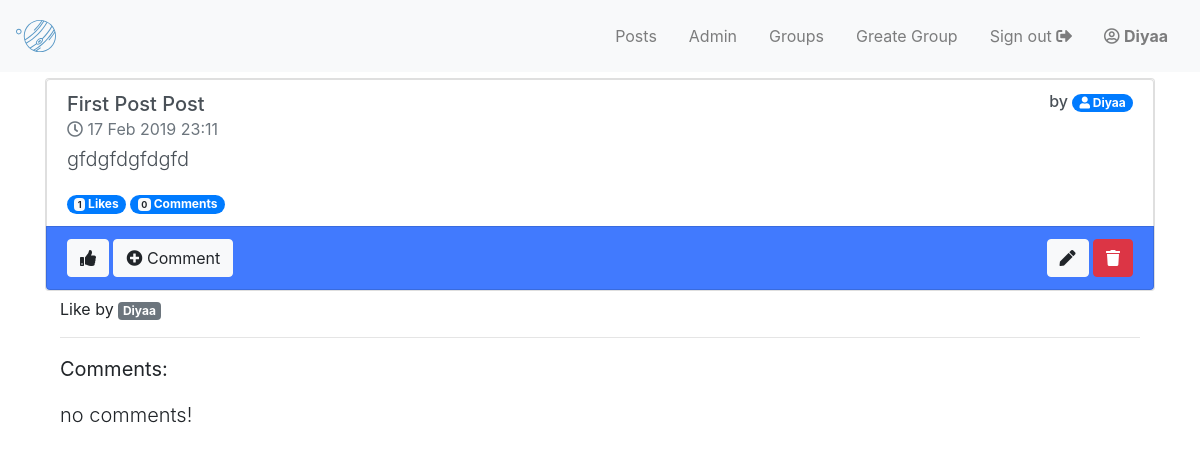
Screenshot of /post/13/ (signed in) with the database file from the repository.
### post/models.py (models this page shows, shortened)
class Post(models.Model):
    user = models.ForeignKey(User, related_name='post_user', on_delete=models.CASCADE)
    group = models.ForeignKey(Group, related_name="post_group", on_delete=models.CASCADE)
    title = models.CharField(max_length=255, unique=True)
    content = models.TextField()
    created_at = models.DateTimeField(auto_now=True)
    like = models.ManyToManyField(User, through="Like")
    def post_comments(self):
        return self.comments.filter(post__id=self.pk) # comments comes from related_name inside Comment Model
    class Meta:
        ordering = ["-created_at"]

class Like(models.Model):
    post = models.ForeignKey(
        Post, related_name="post_who_got_like", on_delete=models.CASCADE)
    user = models.ForeignKey(
        User, related_name='user_who_give_like', on_delete=models.CASCADE)
    num_of_like = models.PositiveIntegerField(default=0)
    class Meta:
        permissions = (
           ("add_like_to_post", "Can add like to post"),
           ("remove_like", "Can remove like from post"),
       )

### post/views.py (the view)
class PostDetail(LoginRequiredMixin, generic.DetailView):
    model = Post
    queryset = Post.objects.all()
    def get_context_data(self, **kwargs):
        context = super(PostDetail, self).get_context_data(**kwargs)
        context['interacting_users'] = Like.objects.filter(
            post__id=self.kwargs.get("pk")).order_by('user__username')
        return context

### post/templates/post/post_detail.html
{% extends "base.html" %}
{% block content %}
<div class="card">
  <ul class="list-group">
    <a href="{% url 'post:post_detail' post.pk %}" class="list-group-item list-group-item-action flex-column align-items-start ">
      <div class="d-flex w-100 justify-content-between">
        <h5 class="mb-1">{{ post.title|title }} Post</strong> <br><small class="text-muted"><i class="far fa-clock"></i> {{ post.created_at|date:"d M Y" }} {{ post.created_at|time:"H:i" }}</small></h5>
        <p class="h6">by <span class="badge badge-primary badge-pill"><i class="fas fa-user"></i> {{post.user.username|title}}</span></p>
      </div>
      <p class="lead">{{post.content}}</p>
      <medium>
        <span class="badge badge-primary badge-pill">
          <span class="badge badge-light">{{post.like.count}}</span> Likes
        </span>
        <span class="badge badge-primary badge-pill">
          <span class="badge badge-light">{{post.post_comments.count}}</span> Comments
        </span>
      </medium>
    </a>
    <li class="list-group-item d-flex justify-content-between align-items-center join">
      <div>
        {% if user in post.like.all %}
        <a class="btn btn-light" href="{% url 'post:dislike_post' post.pk %}"><i class="fas fa-thumbs-up"></i></a>
        {% else %}
        <a class="btn btn-light" href="{% url 'post:like_post' post.pk %}"><i class="far fa-thumbs-up"></i></a>
        {% endif %}
        <a class="btn btn-light" href="{% url 'post:create_comment' post.pk %}"><i class="fas fa-plus-circle"></i> Comment
        </a>
      </div>
      <div>
        <a class="btn btn-light" href="{% url 'post:post_update' post.pk %}"><i class="fas fa-pen"></i></a>
        <a class="btn btn-danger" href="{% url 'post:post_delete' post.pk %}"><i class="fas fa-trash"></i></a>
      </div>
    </li>
  </ul>
</div>
<div class="container">
  <medium>Like by
    {% for user in interacting_users %}
    <span class="badge badge-secondary">
      <a class="interacting-users" href="#">{{user.user.username|title}}</a>
    </span>
    {% empty %}
    no Interacting Users
    {% endfor %}
  </medium>
  <hr>
  <p class="lead"><strong>Comments: </strong></p>
  {% for comment in post.post_comments %}
  <div class="container">
    <h5>{{comment.comment_text}} <small> by {{comment.comment_auther}}</small>
      <a class="btn btn-info" href="{% url 'post:update_comment' comment.pk %}"><i class="fas fa-edit"></i>
      </a>
      <a class="btn btn-danger" href="{% url 'post:delete_comment' comment.pk %}"><i class="fas fa-trash-alt"></i>
      </a>
    </h5>
  </div>
  {% empty%}
  <p class="lead">no comments!</p>
  {% endfor%}
</div>
{% endblock %}

### templates/base.html (shortened to what this page needs)
<!doctype html>
{% load static %}
<html lang="en">
<head>
  <link rel="stylesheet" href="https://stackpath.bootstrapcdn.com/bootstrap/4.2.1/css/bootstrap.min.css">
  <link rel="stylesheet" href="{% static "/css/master.css" %}">
  <link rel="stylesheet" href="{% static "/group/css/style_group.css" %}">
  <link rel="stylesheet" href="https://use.fontawesome.com/releases/v5.7.1/css/all.css">
</head>
<body>
  <nav class="navbar navbar-expand-lg navbar-light bg-light">
    <div class="d-flex flex-grow-1">
      <a class="navbar-brand d-none d-lg-inline-block" href="{% url 'home' %}">
        <img class="navbar-icon" src="{% static 'images/brand.svg' %}" width="40" height="40" alt=""></a>
      <div class="w-100 text-right">
      </div>
    </div>
    <div class="collapse navbar-collapse flex-grow-1 text-right" id="myNavbar">
      <ul class="navbar-nav ml-auto flex-nowrap">
        {% if user.is_authenticated %}
        <li class="nav-item">
          <a href="{% url 'post:post_list' %}" class="nav-link m-2 menu-item nav-active">Posts</a>
        </li>
        <li class="nav-item">
          <a href="{% url 'admin:index' %}" class="nav-link m-2 menu-item nav-active">Admin</a>
        </li>
        <li class="nav-item">
          <a href="{% url 'group:group_list' %}" class="nav-link m-2 menu-item nav-active">Groups</a>
        </li>
        <li class="nav-item">
          <a href="{% url 'group:create_group' %}" class="nav-link m-2 menu-item nav-active">Greate Group</a>
        </li>
        <li class="nav-item">
          <a href="{% url 'accounts:logout' %}" class="nav-link m-2 menu-item nav-active ">Sign out <i class="fas fa-sign-out-alt"></i></a>
        </li>
        <li class="nav-item">
          <a href="{% url 'accounts:logout' %}" class="nav-link m-2 menu-item nav-active "><i class="far fa-user-circle"></i> <strong>{{user.username|title}}</strong> </a>
        </li>
        {% endif %}
      </ul>
    </div>
  </nav>
  <div class="container">
    {% block content %}
    {% endblock %}
  </div>
</body>
</html>

### static/css/master.css (style rules this page uses)
.interacting-users { color: white; }

### group/static/group/css/style_group.css (style rules this page uses)
.card { margin: 6px 0; }
.join { background-color: #417afe; }

### rows the page displays
Post: title "First Post", created_at "17 Feb 2019", created_at "23:11", user.username "Diyaa", content "gfdgfdgfdgfd", like.count "1", post_comments.count "0"
Like: user.username "Diyaa"

### other values shown
{{ user.username|title }} "Diyaa"
